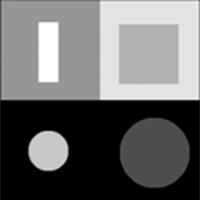
#> input picture shapesAs4.png, 200 x 200 px
$ python rotation.py
#> lines starting #> are read from the running program, lines starting #| are printed output that depends on the picture
import numpy
import matplotlib.pyplot as plt
from copy import deepcopy
from PIL import Image
from math import cos, sin

def rotaion(x,y,angle):
    PIPI = 3.14156
    angle = angle * PIPI / 180.0
    nx = x * cos(angle) - y * sin(angle)
    ny = x * sin(angle) + y * cos(angle)
    nx = int(nx)
    ny = int(ny)
    return [nx,ny]


img = Image.open('shapesAs4.png')
#> img is the input picture: PIL image 200x200 RGB; min 0, max 255, mean 106.6
img = numpy.asarray(img)

# copy list not reference
rot90 = deepcopy(img)
rot270 = deepcopy(img)


for i in range(len(img)):
    for j in range(len(img[i])):
        r90 = rotaion(i,j,90)
        r270 = rotaion(i, j, 270)
        rot90[ r90[0] ][ r90[1] ] = img[i][j]
        rot270[ r270[0] ] [r270[1] ] = img[i][j]
#> this loop made 200 passes
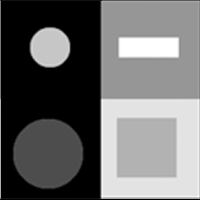
#> rot270: shape (200, 200, 3); min 0, max 255, mean 106.3
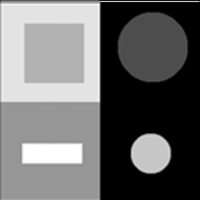
#> rot90: shape (200, 200, 3); min 0, max 255, mean 107.1


plt.subplot(2, 2, 1)
plt.imshow(img)
plt.subplot(2, 2, 2)
plt.imshow(rot90)
plt.subplot(2, 2, 3)
plt.imshow(rot270)

plt.show()
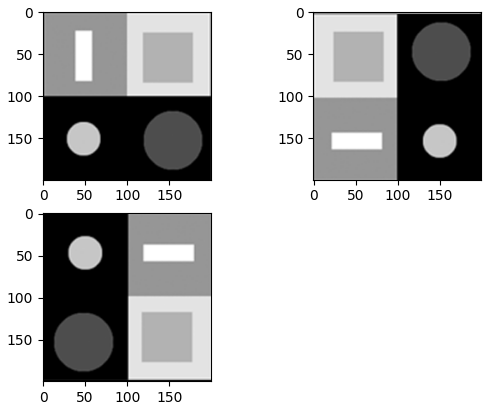
#> figure drawn by matplotlib, 3 panels
